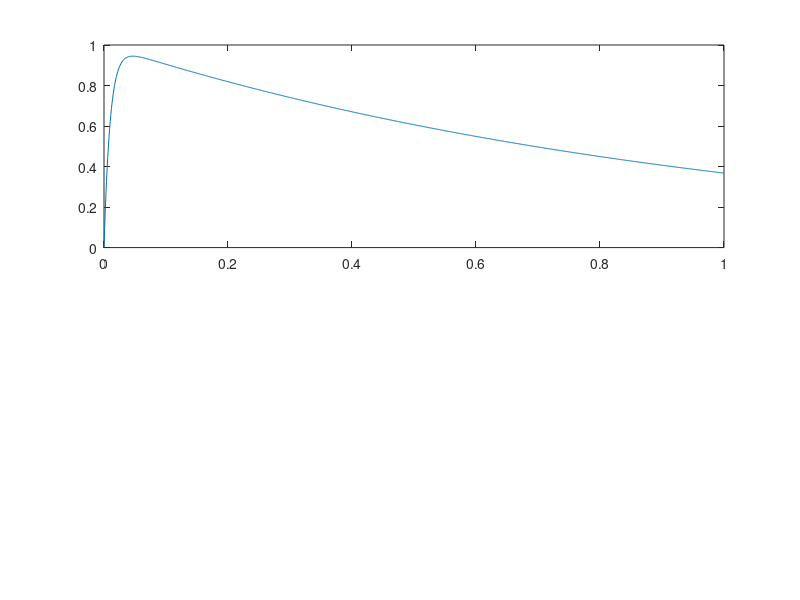

MATLAB code to generate this figure: (Note: this script raises an error after producing the figure.)
clear all; close all; clc;
sol=@(x) exp(-x)-exp(-100*x);
subplot(2,1,1)
xplot=0:0.001:1;
plot(xplot,sol(xplot)); hold all;
[x,y]=explicito(1/32);
plot(x,y);
[x,y]=explicito(1/100);
plot(x,y);

subplot(2,1,2);
xplot=0:0.001:1;
plot(xplot,sol(xplot)); hold all;
[x,y]=implicito(1/32);
plot(x,y);
